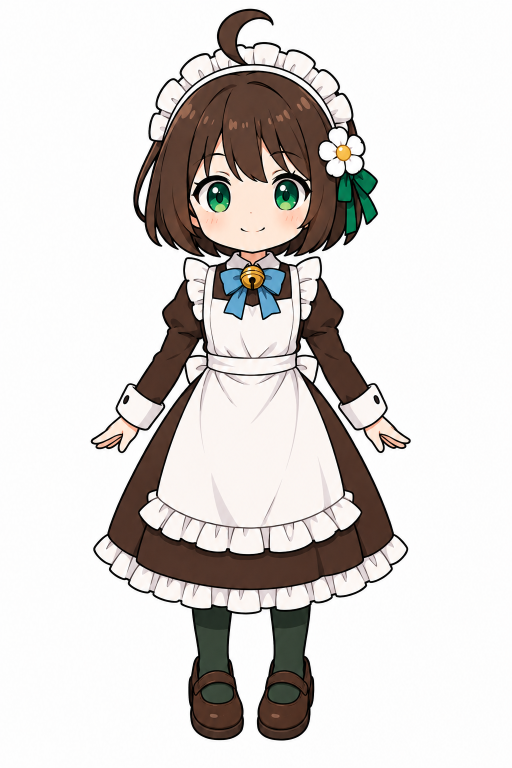
#> input picture 01_art/master/mei_master_v001.png, 1024 x 1536 px (shown at 1/2 size)
$ python crop_face.py
#> lines starting #> are read from the running program, lines starting #| are printed output that depends on the picture; after the words box and inside, x2 and y2 are one past the last pixel; in counts of white or black regions, pixels touching at a corner belong together
#> in crop_face, image is the input picture: shape (1536, 1024, 3); mean B, G, R 211.7, 214.1, 218
### scripts/qa_master.py
from __future__ import annotations

import json
from pathlib import Path

import cv2
import numpy as np
import yaml

from scripts.repo import ROOT

CANDIDATE = ROOT / "01_art" / "candidates" / "avatar_base.png"
SPEC = ROOT / "00_reference" / "character_spec.yaml"
MASTER_DIR = ROOT / "01_art" / "master"


# [4 lines left out: function _hex_to_bgr, not called in this run]


def foreground_mask(bgr: np.ndarray) -> np.ndarray:
    hsv = cv2.cvtColor(bgr, cv2.COLOR_BGR2HSV)
#> hsv: shape (1536, 1024, 3); mean H, S, V 13.1, 22.5, 219.1
    # near-white / near-empty background
    white = cv2.inRange(bgr, (235, 235, 235), (255, 255, 255))
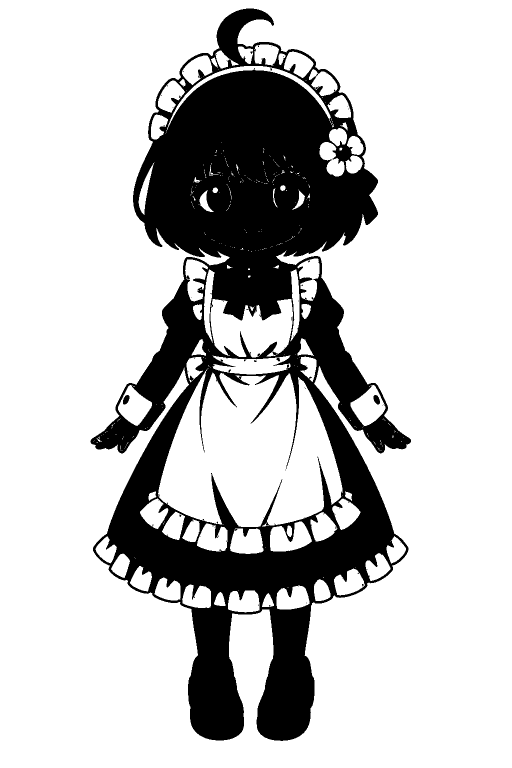
#> white: shape (1536, 1024) (shown at 1/2 size); 77.5% white; 88 black regions (84 under 20 px), largest, box (x1, y1, x2, y2) and area: (181, 17, 822, 1482) 352777, (246, 790, 259, 809) 177, (747, 790, 760, 809) 177, (553, 716, 560, 723) 35
    mask = cv2.bitwise_not(white)
    # drop tiny specks
    kernel = np.ones((5, 5), np.uint8)
    mask = cv2.morphologyEx(mask, cv2.MORPH_OPEN, kernel)
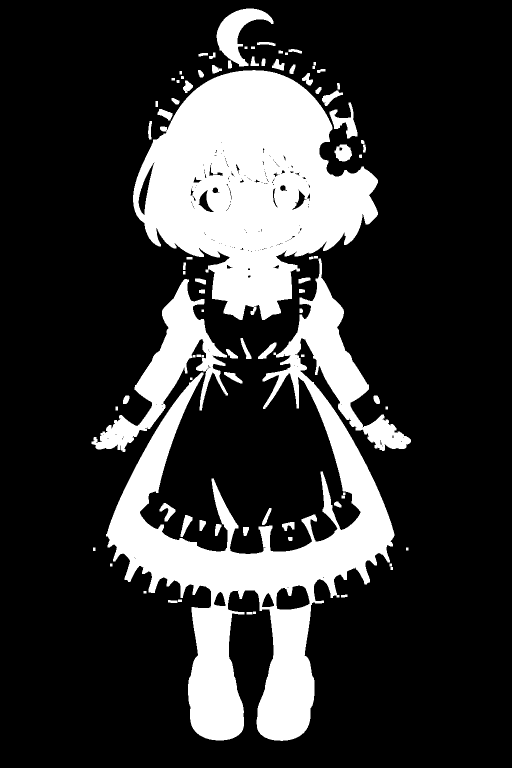
#> mask: shape (1536, 1024) (shown at 1/2 size); 21.6% white; 86 white regions, largest, box (x1, y1, x2, y2) and area: (212, 517, 822, 1482) 154380, (266, 140, 756, 640) 144152, (183, 558, 456, 904) 23601
    mask = cv2.morphologyEx(mask, cv2.MORPH_CLOSE, kernel)
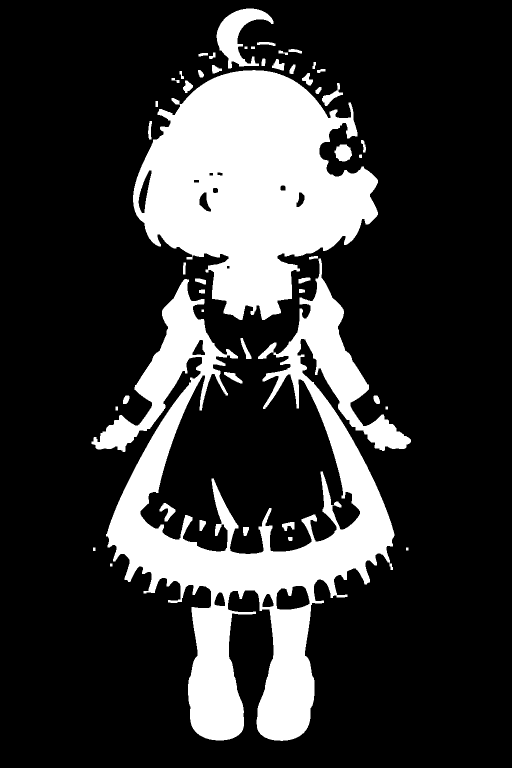
#> mask: shape (1536, 1024) (shown at 1/2 size); 21.8% white; 49 white regions
    _ = hsv
    return mask


def largest_bbox(mask: np.ndarray) -> tuple[int, int, int, int]:
    contours, _ = cv2.findContours(mask, cv2.RETR_EXTERNAL, cv2.CHAIN_APPROX_SIMPLE)
#> contours = 49 contours, 1 with area under 20; largest, box (x1, y1, x2, y2) and area: (183, 517, 822, 1482) 180594, (266, 140, 756, 640) 148702, (433, 17, 547, 137) 5373, (669, 289, 704, 323) 838, (644, 166, 686, 212) 543
    if not contours:
        return 0, 0, mask.shape[1], mask.shape[0]
    x, y, w, h = cv2.boundingRect(max(contours, key=cv2.contourArea))
#> x = 183; y = 517; w = 639; h = 965
    return x, y, w, h


# [200 lines left out: functions component_count, foreground_runs, hsv_region_hit, palette_hits, symmetry_score, evaluate and 1 more, not called in this run]


# [2 lines that do not run on import are left out]

### scripts/crop_face.py
"""Crop face from frozen master. Budget-free."""

from __future__ import annotations

from pathlib import Path

import cv2
import numpy as np

from scripts.qa_master import foreground_mask, largest_bbox
from scripts.repo import ROOT

MASTER = ROOT / "01_art" / "master" / "mei_master_v001.png"
OUT = ROOT / "01_art" / "face_atlas" / "mei_master_face_crop_v001.png"


def crop_face(source: Path = MASTER, dest: Path = OUT) -> Path:
    image = cv2.imread(str(source), cv2.IMREAD_COLOR)
    if image is None:
        raise FileNotFoundError(source)
    mask = foreground_mask(image)
    x, y, w, h = largest_bbox(mask)
#> x = 183; y = 517; w = 639; h = 965
    # head is the top ~38% of the character bbox, with side padding
    head_h = int(h * 0.42)
#> head_h = 405
    pad_x = int(w * 0.12)
#> pad_x = 76
    x0 = max(0, x - pad_x)
#> x0 = 107
    x1 = min(image.shape[1], x + w + pad_x)
#> x1 = 898
    y0 = max(0, y - int(h * 0.04))
#> y0 = 479
    y1 = min(image.shape[0], y + head_h)
#> y1 = 922
    crop = image[y0:y1, x0:x1]
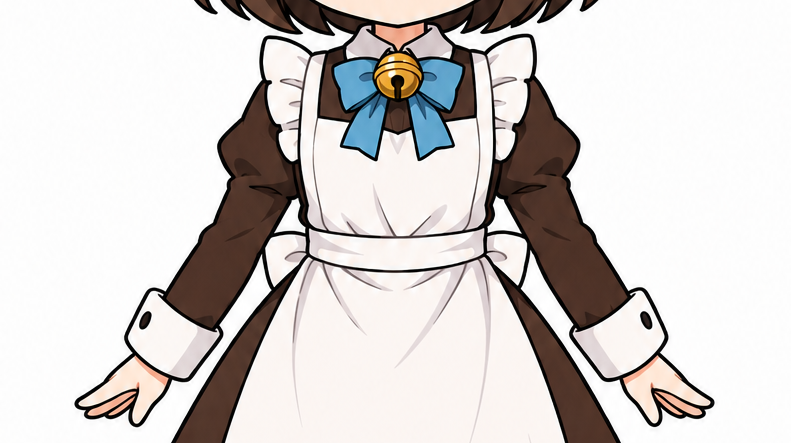
#> crop: shape (443, 791, 3); mean B, G, R 205.2, 207.2, 211.8
    dest.parent.mkdir(parents=True, exist_ok=True)
    cv2.imwrite(str(dest), crop)
    _ = np
    return dest


if __name__ == "__main__":
    print(crop_face())
